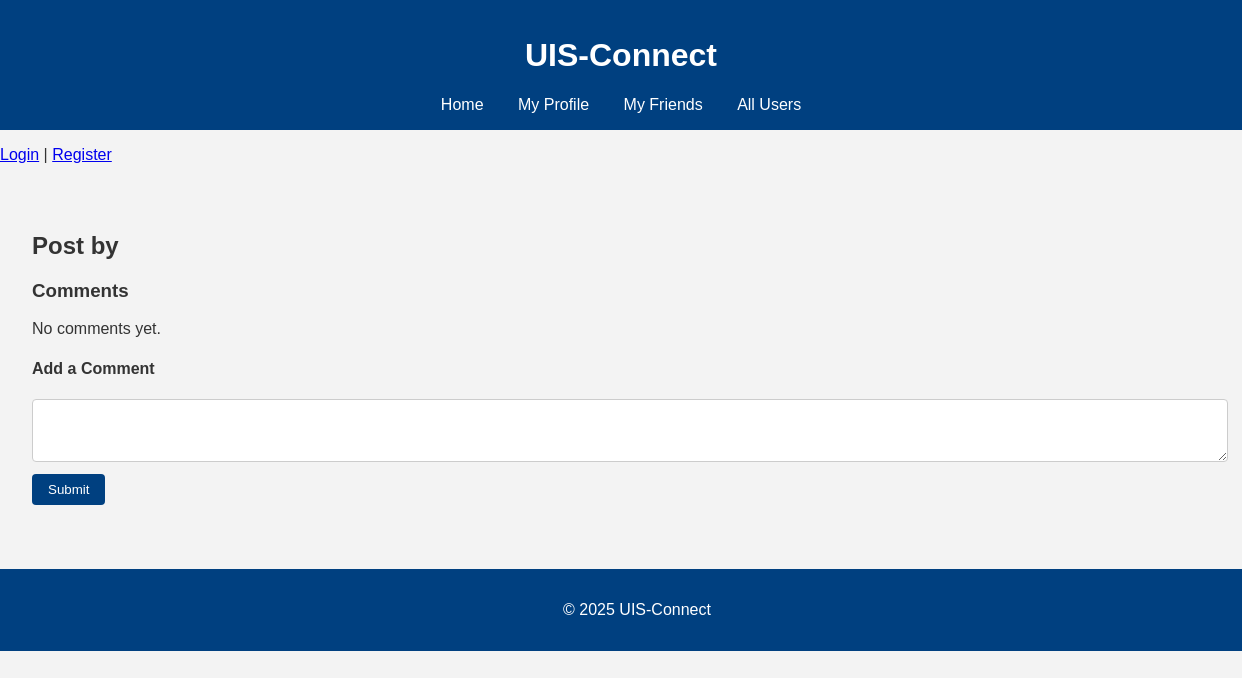
Before: /post/8 with the older database file.
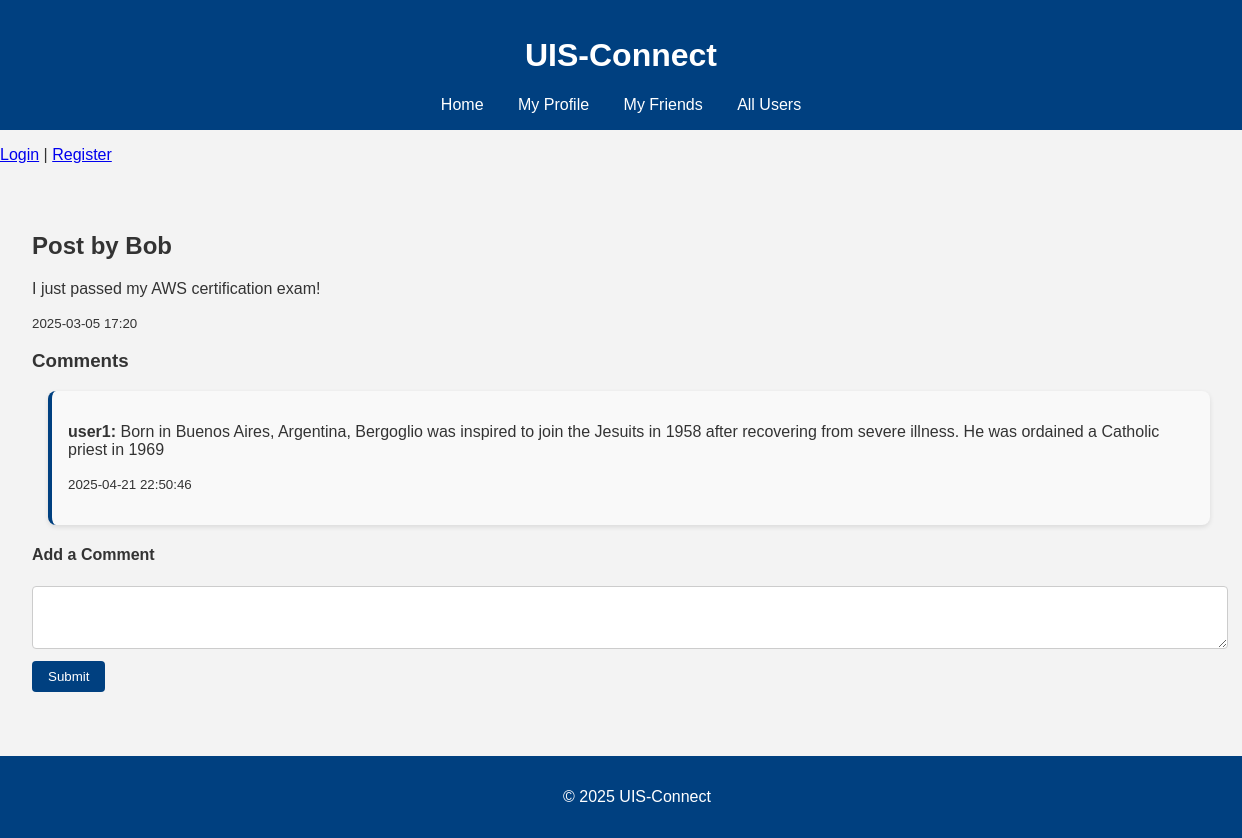
After: the same page with the newer database file.
### tables this page shows
CREATE TABLE users (
    id INTEGER PRIMARY KEY AUTOINCREMENT,
    username TEXT NOT NULL,
    major TEXT,
    interests TEXT
);

CREATE TABLE posts (
    id INTEGER PRIMARY KEY AUTOINCREMENT,
    user_id INTEGER,
    content TEXT,
    timestamp TEXT,
    FOREIGN KEY(user_id) REFERENCES users(id)
);

CREATE TABLE comments (
    id INTEGER PRIMARY KEY AUTOINCREMENT,
    post_id INTEGER,
    user_id INTEGER,
    content TEXT,
    timestamp TEXT,
    FOREIGN KEY(post_id) REFERENCES posts(id),
    FOREIGN KEY(user_id) REFERENCES users(id)
);

### app.py (the view, shortened to what this page needs)
@app.route('/post/<int:post_id>', methods=['GET', 'POST'])
def post(post_id):
    post, comments = get_post_with_comments(post_id)
    return render_template('post.html', post=post, comments=comments)

### db_utils.py (called while the page is built)
def get_db_connection():
    conn = sqlite3.connect(DATABASE)
    conn.row_factory = sqlite3.Row
    return conn

def get_post_with_comments(post_id):
    conn = get_db_connection()
    post = conn.execute("""
        SELECT posts.id, posts.content, posts.timestamp, users.username
        FROM posts
        JOIN users ON posts.user_id = users.id
        WHERE posts.id = ?
    """, (post_id,)).fetchone()
    comments = conn.execute("""
        SELECT comments.content, comments.timestamp, users.username
        FROM comments
        JOIN users ON comments.user_id = users.id
        WHERE comments.post_id = ?
        ORDER BY comments.timestamp ASC
    """, (post_id,)).fetchall()
    conn.close()
    return post, comments

### templates/post.html
{% extends "base.html" %}
{% block content %}
    <h2>Post by {{ post.username }}</h2>
    <p>{{ post.content }}</p>
    <p><small>{{ post.timestamp }}</small></p>
    <h3>Comments</h3>
    {% for comment in comments %}
        <div class="comment">
            <p><strong>{{ comment.username }}:</strong> {{ comment.content }}</p>
            <p><small>{{ comment.timestamp }}</small></p>
        </div>
    {% else %}
        <p>No comments yet.</p>
    {% endfor %}
    <h4>Add a Comment</h4>
    <form method="post">
        <textarea name="content" rows="3" required></textarea><br>
        <button type="submit">Submit</button>
    </form>
{% endblock %}

Changed rows visible on the page:
added users: username "Bob"
added posts: content "I just passed my AWS certification exam!", timestamp "2025-03-05 17:20"
added comments: username "user1", content "Born in Buenos Aires, Argentina, Bergoglio was inspired to join the Jesuits in 1958 after recovering from severe illness. He was ordained a Catholic priest in 1969", timestamp "2025-04-21 22:50:46"
Other visible differences:
text no longer shown: "No comments yet."
